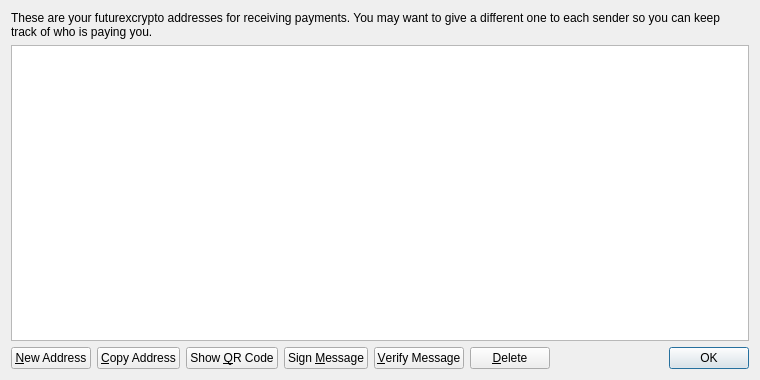
<?xml version="1.0" encoding="UTF-8"?>
<ui version="4.0">
 <class>AddressBookPage</class>
 <widget class="QWidget" name="AddressBookPage">
  <property name="geometry">
   <rect>
    <x>0</x>
    <y>0</y>
    <width>760</width>
    <height>380</height>
   </rect>
  </property>
  <property name="windowTitle">
   <string>Address Book</string>
  </property>
  <layout class="QVBoxLayout" name="verticalLayout">
   <item>
    <widget class="QLabel" name="labelExplanation">
     <property name="text">
      <string>These are your futurexcrypto addresses for receiving payments. You may want to give a different one to each sender so you can keep track of who is paying you.</string>
     </property>
     <property name="textFormat">
      <enum>Qt::PlainText</enum>
     </property>
     <property name="wordWrap">
      <bool>true</bool>
     </property>
    </widget>
   </item>
   <item>
    <widget class="QTableView" name="tableView">
     <property name="contextMenuPolicy">
      <enum>Qt::CustomContextMenu</enum>
     </property>
     <property name="toolTip">
      <string>Double-click to edit address or label</string>
     </property>
     <property name="tabKeyNavigation">
      <bool>false</bool>
     </property>
     <property name="alternatingRowColors">
      <bool>true</bool>
     </property>
     <property name="selectionMode">
      <enum>QAbstractItemView::SingleSelection</enum>
     </property>
     <property name="selectionBehavior">
      <enum>QAbstractItemView::SelectRows</enum>
     </property>
     <property name="sortingEnabled">
      <bool>true</bool>
     </property>
     <attribute name="verticalHeaderVisible">
      <bool>false</bool>
     </attribute>
    </widget>
   </item>
   <item>
    <layout class="QHBoxLayout" name="horizontalLayout">
     <item>
      <widget class="QPushButton" name="newAddressButton">
       <property name="toolTip">
        <string>Create a new address</string>
       </property>
       <property name="text">
        <string>&amp;New Address</string>
       </property>
       <property name="icon">
        <iconset resource="../bitcoin.qrc">
         <normaloff>:/icons/add</normaloff>:/icons/add</iconset>
       </property>
      </widget>
     </item>
     <item>
      <widget class="QPushButton" name="copyToClipboard">
       <property name="toolTip">
        <string>Copy the currently selected address to the system clipboard</string>
       </property>
       <property name="text">
        <string>&amp;Copy Address</string>
       </property>
       <property name="icon">
        <iconset resource="../bitcoin.qrc">
         <normaloff>:/icons/editcopy</normaloff>:/icons/editcopy</iconset>
       </property>
      </widget>
     </item>
     <item>
      <widget class="QPushButton" name="showQRCode">
       <property name="text">
        <string>Show &amp;QR Code</string>
       </property>
       <property name="icon">
        <iconset resource="../bitcoin.qrc">
         <normaloff>:/icons/qrcode</normaloff>:/icons/qrcode</iconset>
       </property>
      </widget>
     </item>
     <item>
      <widget class="QPushButton" name="signMessage">
       <property name="toolTip">
        <string>Sign a message to prove you own a futurexcrypto address</string>
       </property>
       <property name="text">
        <string>Sign &amp;Message</string>
       </property>
       <property name="icon">
        <iconset resource="../bitcoin.qrc">
         <normaloff>:/icons/edit</normaloff>:/icons/edit</iconset>
       </property>
      </widget>
     </item>
     <item>
      <widget class="QPushButton" name="verifyMessage">
       <property name="toolTip">
        <string>Verify a message to ensure it was signed with a specified futurexcrypto address</string>
       </property>
       <property name="text">
        <string>&amp;Verify Message</string>
       </property>
       <property name="icon">
        <iconset resource="../bitcoin.qrc">
         <normaloff>:/icons/transaction_0</normaloff>:/icons/transaction_0</iconset>
       </property>
      </widget>
     </item>
     <item>
      <widget class="QPushButton" name="deleteButton">
       <property name="toolTip">
        <string>Delete the currently selected address from the list</string>
       </property>
       <property name="text">
        <string>&amp;Delete</string>
       </property>
       <property name="icon">
        <iconset resource="../bitcoin.qrc">
         <normaloff>:/icons/remove</normaloff>:/icons/remove</iconset>
       </property>
      </widget>
     </item>
     <item>
      <spacer name="horizontalSpacer">
       <property name="orientation">
        <enum>Qt::Horizontal</enum>
       </property>
       <property name="sizeHint" stdset="0">
        <size>
         <width>40</width>
         <height>20</height>
        </size>
       </property>
      </spacer>
     </item>
     <item>
      <widget class="QDialogButtonBox" name="buttonBox">
       <property name="sizePolicy">
        <sizepolicy hsizetype="Maximum" vsizetype="Fixed">
         <horstretch>0</horstretch>
         <verstretch>0</verstretch>
        </sizepolicy>
       </property>
       <property name="standardButtons">
        <set>QDialogButtonBox::Ok</set>
       </property>
      </widget>
     </item>
    </layout>
   </item>
  </layout>
 </widget>
 <resources>
  <include location="../bitcoin.qrc"/>
 </resources>
 <connections/>
</ui>
